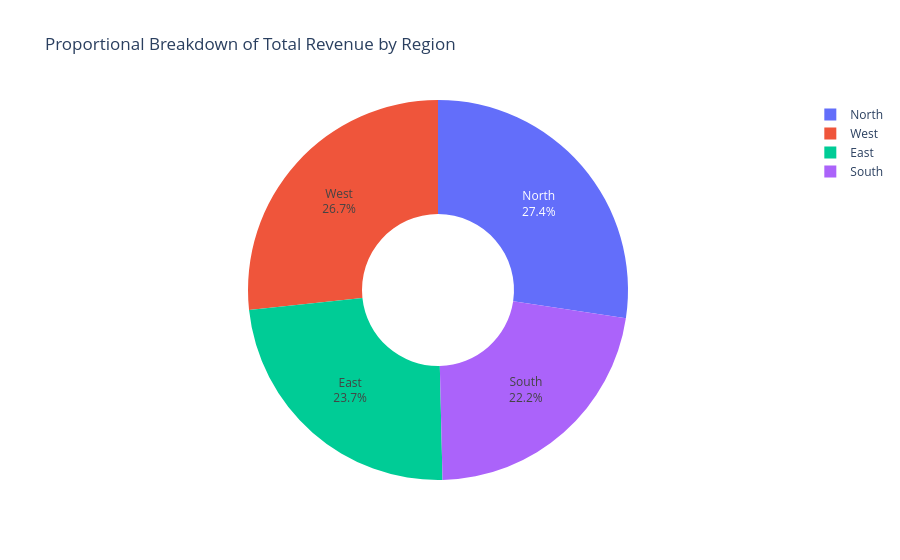

Notebook code for this chart:
### Markdown cell above
Regional Revenue Breakdo

### Code cell
revenue_by_region = df.groupby('Region')['Revenue'].sum().reset_index()

fig8 = px.pie(
    revenue_by_region,
    names='Region',
    values='Revenue',
    title=' Proportional Breakdown of Total Revenue by Region',
    hole=0.4 
)
fig8.update_traces(textposition='inside', textinfo='percent+label')
fig8.show()

### Figure 1 — Plotly figure (JSON) as saved in the notebook; plotly's stock layout.template omitted (floating-point values rounded to 4 significant figures)
{"data": [{"domain": {"x": [0, 1], "y": [0, 1]}, "hole": 0.4, "hovertemplate": "Region=%{label}<br>Revenue=%{value}<extra></extra>", "labels": ["East", "North", "South", "West"], "legendgroup": "", "name": "", "showlegend": true, "textinfo": "percent+label", "textposition": "inside", "type": "pie", "values": [25438195, 29373063, 23876202, 28628148]}], "layout": {"legend": {"tracegroupgap": 0}, "title": {"text": " Proportional Breakdown of Total Revenue by Region"}}}
